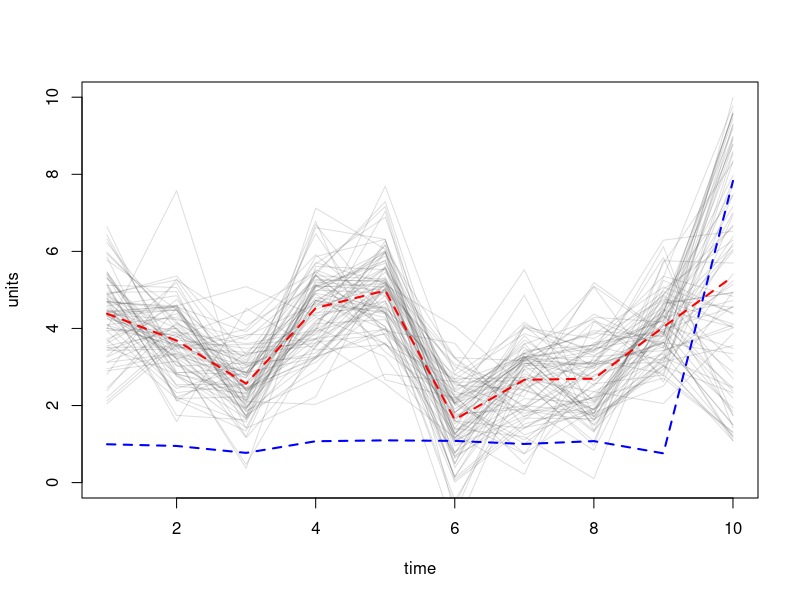
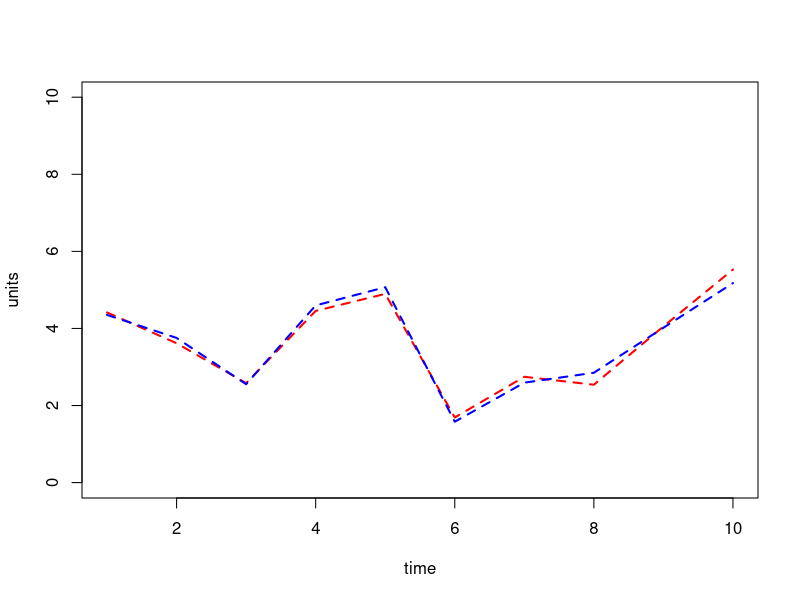
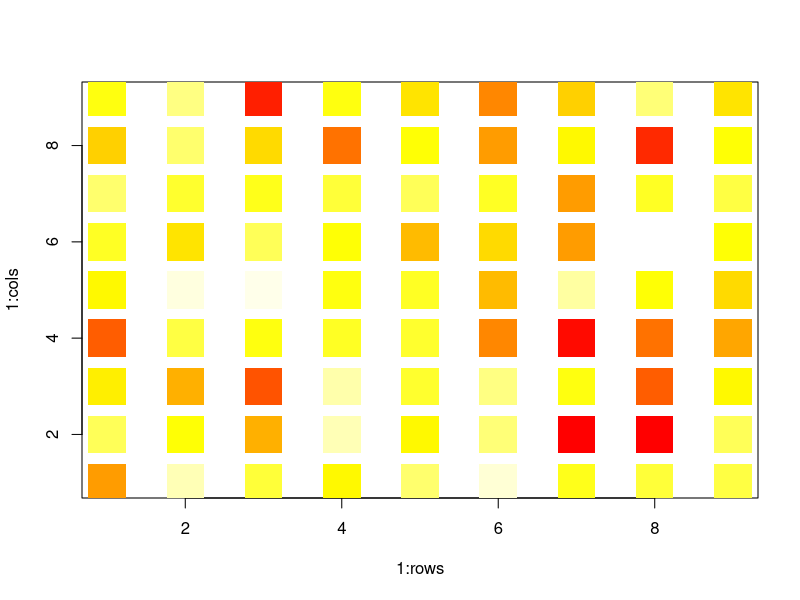
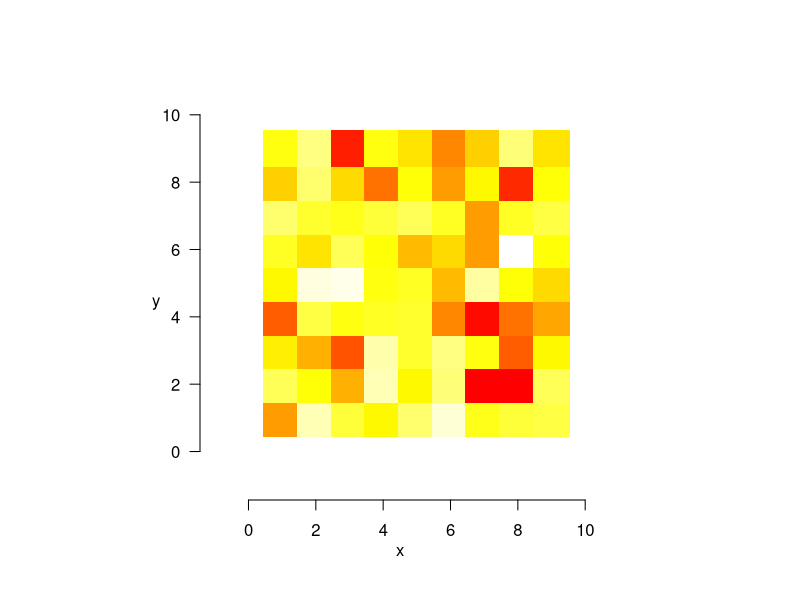

These figures' R source, in order:
### Some initial notes on visuallizing the SEIR data

#make a fake matrix with some differences between some populations at an initial timepoint--this should resemble the output you had from your model with rows as populations and columns as time
	rows <- 9
	cols <- 9
	pops <- rows*cols
	t0 <- runif(pops , 1 , 10) #random draws form a uniform distribution from values 1 to 10 for each pop
	time <- 10 #note we start at t = 0 so the total steps will be time - 1

	matty <- matrix(data = t0 , nrow = length(t0) , ncol = time) # don't worry, the other times will be replaced
	colnames(matty) <- paste("t", seq(from = 0 , to = time-1 , by = 1) , sep="") #just makin' names
	rownames(matty) <- paste("pop", seq(from = 1 , to = pops , by = 1) , sep="") #just makin' names

	# here's some fake data, adding values to a previous one (kind of, I tweaked it to make them correlate and the variance jump just for graphical purposes)
	for (i in 2:time){
	for (j in 1:pops){
		matty[j,i-1] <- matty[1,i-1] + rnorm(n = 1 , mean = 1 , sd = 1)
	}}

	#have a quick look at the data.  Here, we look at the row values, but you can also do the same for the columns.  It may seem trivial now, but it becomes geometrically important as space, time, individuals, and populations increase in size
	matty[1:5,] #sneak peak of the top five rows
	matty[seq(nrow(matty)-5,nrow(matty),1),] #sneak peak of the bottom five rows

#1.1.  first, let's explore just one (S,E,I, or R) using the sample above (how you have your compartments organized), we'll divide is in half (A and B) and plot them
	 #make a blank plot and set axes
	 plot(0 , type = "n" , xlim = c(1,time) , ylim = c(0,max(matty)) , xlab = "time" , ylab = "units")

	#then add the individual population lines
	line.col <- rgb(50,50,50,40,maxColor=255) #you can manually create colors, and I made grey here
	for (i in 1:pops){
		lines(matty[i,] , col = line.col)
	}

	#now add the mean, and, for fun, the variance
	lines(apply(matty , 2 , mean) , col = "red" , lwd = 2 , lty = 2) #lwd is line width, and lty is line type
	lines(apply(matty , 2 , var) , col = "blue" , lwd = 2 , lty = 2) #plots the variance

#1.2.  second, just quilky, let's just see how we could plot two means, since I imagine you'd like to see all 4 (S,E,I, and R) in a plot.
	no.pop.A <- nrow(matty)%/%2 # "%/%" is integer division in the event there is a decimal left over
	no.pop.B <- nrow(matty)-no.pop.A
	matty.A <- matty[1:no.pop.A,]
	matty.B <- matty[no.pop.B:nrow(matty),]

	 plot(0 , type = "n" , xlim = c(1,time) , ylim = c(0,max(matty)) , xlab = "time" , ylab = "units")
	lines(apply(matty.A , 2 , mean) , col = "red" , lwd = 2 , lty = 2)
	lines(apply(matty.B , 2 , mean) , col = "blue" , lwd = 2 , lty = 2)
	#no duh they're not really different, but we wouldn't expect that anyway

#2.1.  second, let's plot it in space (no pattern should be observable here since there are all independently varying) of the final values of the matrix (note that you could do this for any timepoint)
	sq.matty <- matrix(data = matty , nrow = rows , ncol = cols)

	rbPal <- colorRampPalette(c("red" , "yellow" , "white"))
	col.breaks <- 50
	col.pal <- matrix(rbPal(col.breaks)[as.numeric(cut(sq.matty,breaks = col.breaks))] , nrow = rows , byrow = F)

	plot(1:rows , 1:cols , type = "n")
	for (i in 1:rows){
	for (j in 1:cols){

		points(i , j , cex = 5 , col = col.pal[i,j] , pch = 15)
			}}

	#look at the matrix
	sq.matty
	min(sq.matty) #should be red
	max(sq.matty) # should be white
	# the matrix is tilted 90^o counter clockwise.  This can be fixed, but I spent a few minutes too many so I gave up since it is inconsequential at this point.  

#2.2. but that's fugly, right?
	sq.size <- 45/rows # this is just a close fit based on a quick visualization, but you can adjust the grid cells as finely as you want. There's a mathematical way to relate the size of the square, grid size, and plot size, but this is still a quick & dirty fit.
	par(pin = c(4,4) , oma = rep(0,4))
	plot(0 , xlim = c(-1 , rows + 1) , ylim = c(-1 , cols + 1) , type = "n" , frame = F , axes = F , xlab = "" , ylab = "")
	for (i in 1:rows){
	for (j in 1:cols){

		points(i , j , cex = sq.size , col = col.pal[i,j] , pch = 15)
			}}
	mtext("x",side = 1, line = 2) # the argument "line = " moves things closer and farther from the side it is on, and can take negative values.
	mtext("y",side = 2, line = 2 , las = 1) # las rotates the labels 90 degrees
	axis(1 , line = 0)
	axis(2 , line = 0, las = 1)
	#this can be further cleaned up, but the meaningful parts of the operations quickly become overshadowed by the extra arguments--just know that it can easily be done
